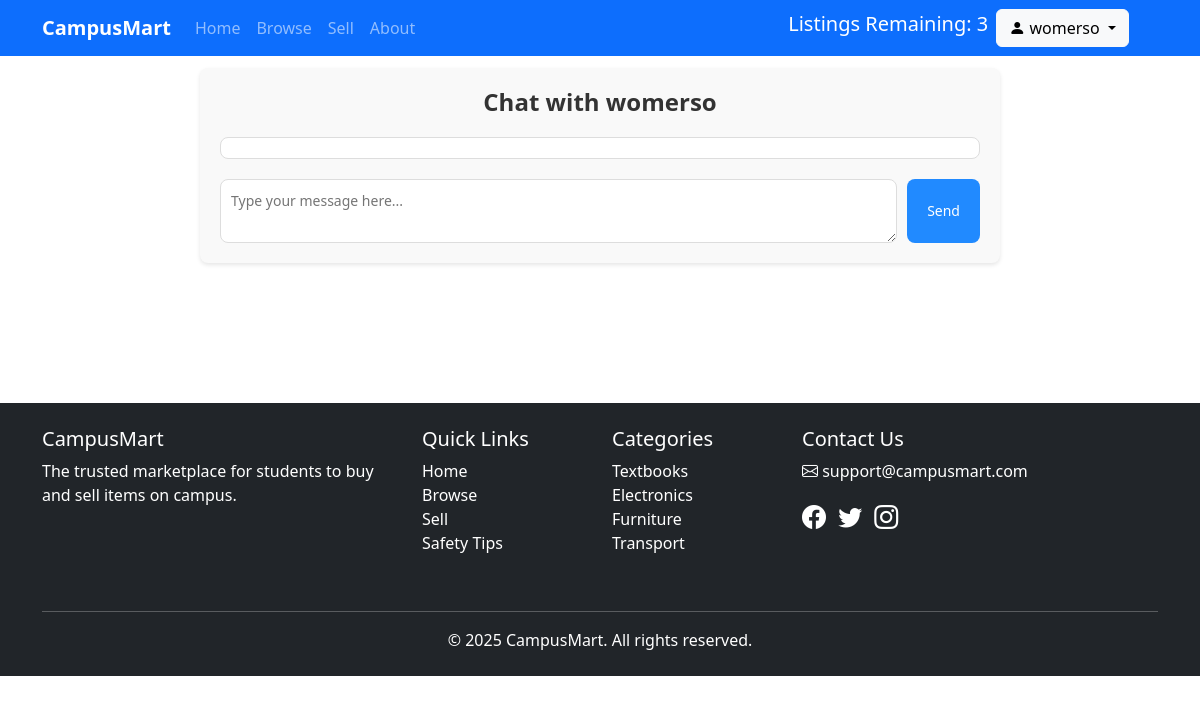
The app's page /chat/womerso/ (signed in), older data.
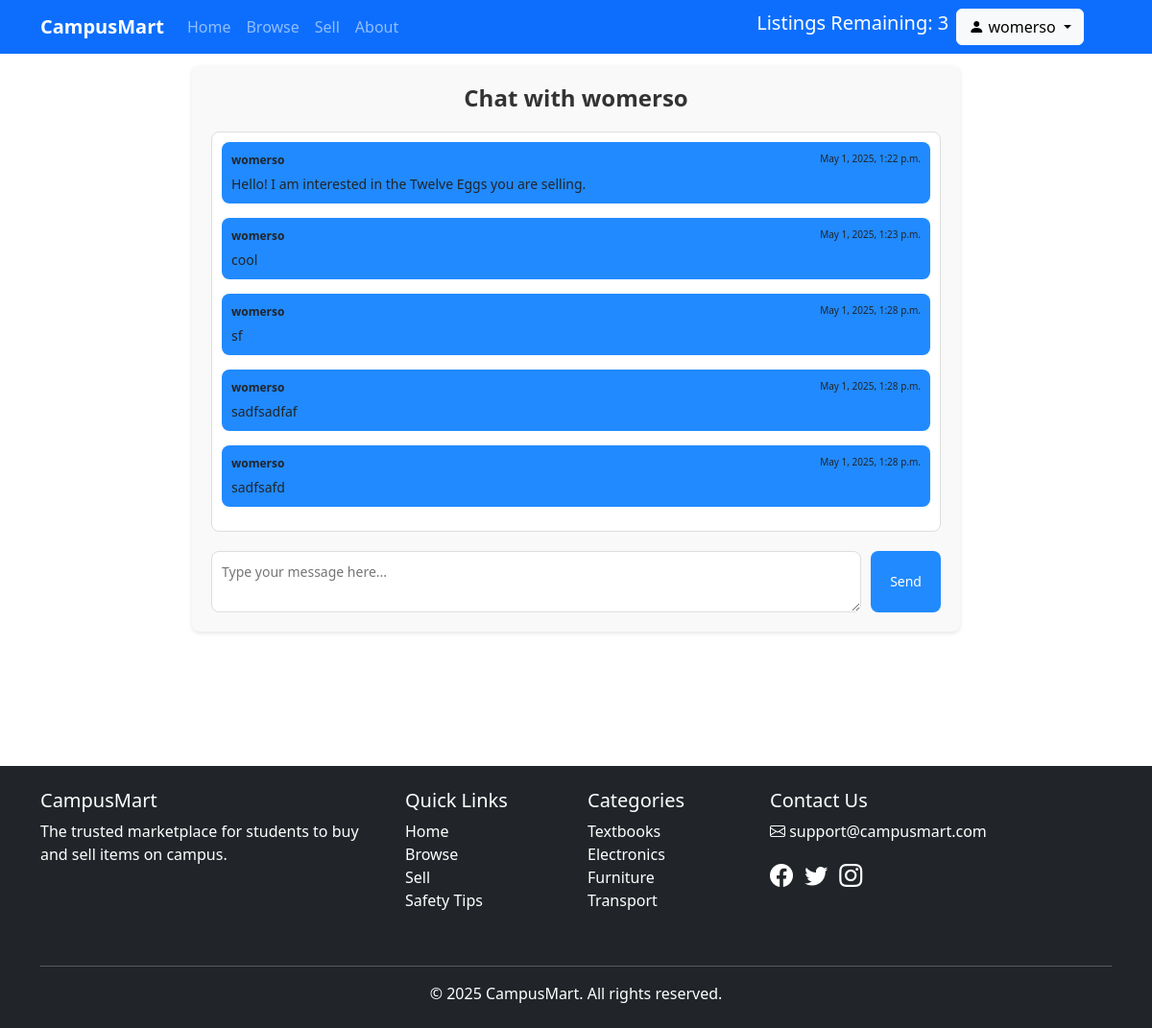
The same page, newer data.
### campusmart/models.py (models this page shows, shortened)
class User(models.Model):
    name = models.CharField(max_length=200)
    username = models.CharField(max_length=200, unique=True)
    password = models.TextField()
    email = models.EmailField(max_length=200, unique=True)
    extra_listings_remaining = models.IntegerField(default=0)

class Message(models.Model):
    sender = models.ForeignKey(User, on_delete=models.CASCADE, related_name='sender')
    receiver = models.ForeignKey(User, on_delete=models.CASCADE, related_name='receiver')
    message = models.CharField(max_length=4000)
    time = models.DateTimeField(default=timezone.now)
    read = models.BooleanField(default=False)

### campusmart/views.py (the view)
# urls.py: path('chat/<str:other_user>/', views.chat_view, name='chat')
def chat_view(request, other_user):
    if 'user' not in request.session: #redirect to login if not logged in
        return redirect('campusmart:login')
    username = request.session['user']
    user = User.objects.get(username=username)
    other_user = User.objects.get(username=other_user)
    messages = user.receiver.filter(sender=other_user) | user.sender.filter(receiver=other_user)
    messages = messages.order_by('time')
    item = request.GET.get('item')
    for message in messages:
        if message.receiver == user and not message.read:
            message.mark_as_read()
    if request.method == 'POST':
        message = request.POST.get('message')
        new_message = Message(
            sender=user,
            receiver=other_user,
            message=message
        )
        new_message.save()
        return redirect('campusmart:chat', other_user=other_user.username)
    else:
        return render(request, 'campusmart/chat.html', {'chat': messages, 'other_user': other_user, 'user': user, 'item': item})

### utils/context_processors.py (called while the page is built)
def get_listings(request):
    if 'user' not in request.session: #redirect to login if not logged in
        return {'listing_remaining':0}
    username = request.session['user']
    user = User.objects.get(username=username)
    today = timezone.now()
    listings_today = Listing.objects.filter(seller=user, date=today)
    listings_remaining = 3 - listings_today.count() + user.extra_listings_remaining
    return {'listings_remaining':listings_remaining}

### campusmart/templates/campusmart/chat.html (shortened to what this page needs)
{% extends "./base_page.html" %}
{% block content %}
    <div class="chat-container" style="margin-top: 1%; margin-bottom: 11.7%;">
        <h2 class="chat-title">Chat with {{ other_user.username }}</h2>
        <div class="messages" id="messages-container">
            {% for message in chat %}
                <div class="message {% if message.sender == user %}sent{% else %}received{% endif %}"
                     style="background-color: {% if message.sender == user %}#218aff{% else %}#d8d8d8{% endif %};">
                    <div class="message-header">
                        <span class="sender-name">{{ message.sender.username }}</span>
                        <span class="timestamp">{{ message.time }}</span>
                    </div>
                    <div class="message-content">
                        <p>{{ message.message }}</p>
                    </div>
                </div>
            {% endfor %}
        </div>
        <form method="post" class="message-form">
            {% if item %}
                <textarea name="message" class="message-input" placeholder="Type your message here..." required>Hello! I am interested in the {{ item }} you are selling.</textarea>
			{% else %}
                <textarea name="message" class="message-input" placeholder="Type your message here..." required></textarea>
            {% endif %}
            <button type="submit" class="send-button">Send</button>
        </form>
    </div>
{% endblock %}

### campusmart/templates/campusmart/base_page.html (shortened to what this page needs)
<!DOCTYPE html>
<html lang="en">
<head>
    <link href="https://cdn.jsdelivr.net/npm/bootstrap@5.3.2/dist/css/bootstrap.min.css" rel="stylesheet">
    <link rel="stylesheet" href="https://cdn.jsdelivr.net/npm/bootstrap-icons@1.11.1/font/bootstrap-icons.css">
</head>
<body>
    <nav class="navbar navbar-expand-lg navbar-dark bg-primary sticky-top">
        <div class="container">
            <a class="navbar-brand" href="{% url 'campusmart:home' %}">CampusMart</a>
            <div class="collapse navbar-collapse" id="navbarNav">
                <ul class="navbar-nav me-auto">
                    <li class="nav-item">
                        <a id="homeTab" class="nav-link active" href="{% url 'campusmart:home' %}">Home</a>
                    </li>
                    <li class="nav-item">
                        <a id="listTab" class="nav-link" href="{% url 'campusmart:listings' %}">Browse</a>
                    </li>
                    <li class="nav-item">
                        <a id="sellTab" class="nav-link" href="{% url 'campusmart:create_listing' %}">Sell</a>
                    </li>
                    <li class="nav-item">
                        <a id="aboutTab" class="nav-link" href="#">About</a>
                    </li>
                </ul>
                {% if request.session.user %}<div><p class="h5" style="padding-right:1vh;color:white">Listings Remaining: {{listings_remaining}}</p></div>{%endif%}
                <div class="d-flex" style="margin-right:3%;">
                    {% if request.session.user %}
                        <div class="dropdown">
                            <button class="btn btn-light dropdown-toggle" type="button" id="userDropdown" data-bs-toggle="dropdown">
                                <i class="bi bi-person-fill"></i> {{ request.session.user }}
                            </button>
                        </div>
                    {% else %}
                        <a href="{% url 'campusmart:login' %}" class="btn btn-outline-light">
                            <i class="bi bi-box-arrow-in-right"></i> Login/Signup
                        </a>
                    {% endif %}
                </div>
            </div>
        </div>
    </nav>
    {% block content %}{% endblock %}
    <footer class="bg-dark text-white py-4">
        <div class="container">
            <div class="row">
                <div class="col-md-4 mb-4">
                    <h5>CampusMart</h5>
                    <p>The trusted marketplace for students to buy and sell items on campus.</p>
                </div>
                <div class="col-md-2 mb-4">
                    <h5>Quick Links</h5>
                    <ul class="list-unstyled">
                        <li><a href="{% url 'campusmart:home' %}" class="text-white text-decoration-none">Home</a></li>
                        <li><a href="{% url 'campusmart:listings' %}" class="text-white text-decoration-none">Browse</a></li>
                        <li><a href="{% url 'campusmart:create_listing' %}" class="text-white text-decoration-none">Sell</a></li>
                        <li><a href="#" class="text-white text-decoration-none">Safety Tips</a></li>
                    </ul>
                </div>
                <div class="col-md-2 mb-4">
                    <h5>Categories</h5>
                    <ul class="list-unstyled">
                        <li><a href="#" class="text-white text-decoration-none">Textbooks</a></li>
                        <li><a href="#" class="text-white text-decoration-none">Electronics</a></li>
                        <li><a href="#" class="text-white text-decoration-none">Furniture</a></li>
                        <li><a href="#" class="text-white text-decoration-none">Transport</a></li>
                    </ul>
                </div>
                <div class="col-md-4 mb-4">
                    <h5>Contact Us</h5>
                    <p><i class="bi bi-envelope"></i> support@campusmart.com</p>
                    <div class="mt-3">
                        <a href="#" class="text-white me-2"><i class="bi bi-facebook fs-4"></i></a>
                        <a href="#" class="text-white me-2"><i class="bi bi-twitter fs-4"></i></a>
                        <a href="#" class="text-white me-2"><i class="bi bi-instagram fs-4"></i></a>
                    </div>
                </div>
            </div>
            <hr>
            <div class="text-center">
                <p class="mb-0">&copy; 2025 CampusMart. All rights reserved.</p>
            </div>
        </div>
    </footer>
</body>
</html>

### campusmart/templates/campusmart/base_page.html (style rules this page uses)
.navbar-brand { font-weight: 700; }

### campusmart/templates/campusmart/chat.html (style rules this page uses)
.chat-container { max-width: 800px; margin: 0 auto; padding: 20px; background-color: #f9f9f9; border-radius: 8px; box-shadow: 0 2px 4px rgba(0, 0, 0, 0.1); }
.chat-title { font-size: 24px; font-weight: bold; margin-bottom: 20px; text-align: center; color: #333; }
.messages { max-height: 500px; overflow-y: auto; padding: 10px; background-color: #fff; border: 1px solid #ddd; border-radius: 8px; margin-bottom: 20px; }
.message { margin-bottom: 15px; padding: 10px; border-radius: 8px; font-size: 14px; }
.message-header { display: flex; justify-content: space-between; font-size: 12px; margin-bottom: 5px; }
.sender-name { font-weight: bold; }
.message-content p { margin: 0; }
.timestamp { font-size: 10px; }
.message-form { display: flex; gap: 10px; }
.message-input { flex: 1; padding: 10px; border: 1px solid #ddd; border-radius: 8px; font-size: 14px; }
.send-button { padding: 10px 20px; background-color: #218aff; color: #fff; border: none; border-radius: 8px; font-size: 14px; cursor: pointer; }

Row changes from the older to the newer data that the page shows:
added Message: sender.username "womerso", time "May 1, 2025, 1:22 p.m.", message "Hello! I am interested in the Twelve Eggs you are selling."
added Message: sender.username "womerso", time "May 1, 2025, 1:23 p.m.", message "cool"
added Message: sender.username "womerso", time "May 1, 2025, 1:28 p.m.", message "sf"
added Message: sender.username "womerso", time "May 1, 2025, 1:28 p.m.", message "sadfsadfaf"
added Message: sender.username "womerso", time "May 1, 2025, 1:28 p.m.", message "sadfsafd"
